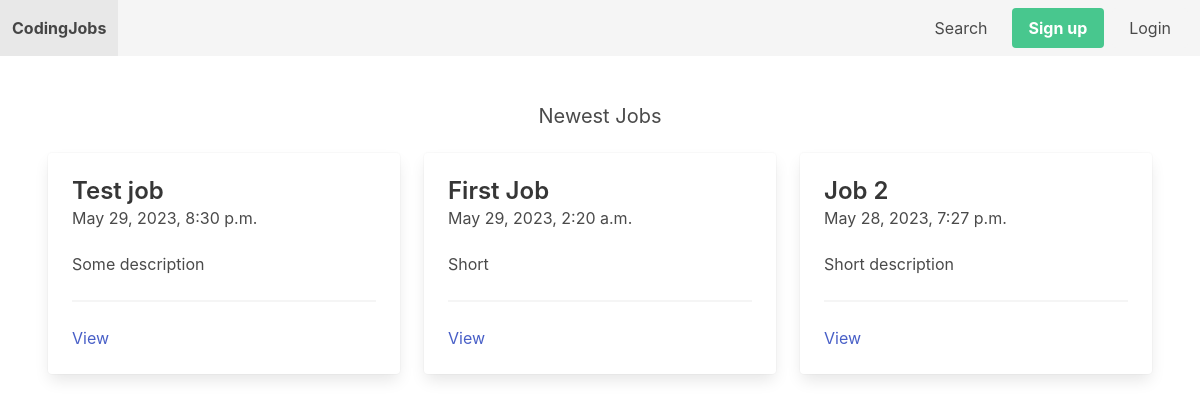
Before: / with the older database file.
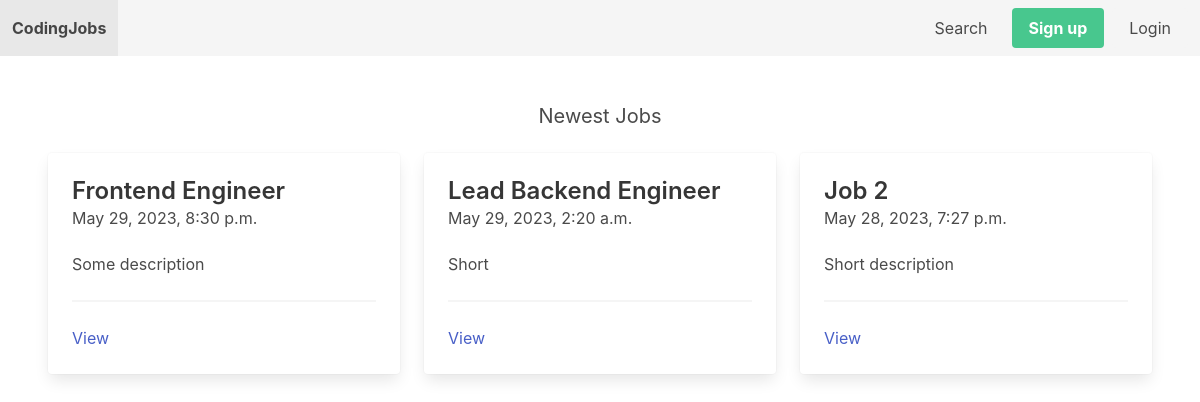
After: the same page with the newer database file.
### apps/job/models.py (models this page shows, shortened)
class Job(models.Model):
    SIZE_1_9 = 'size_1_9'
    SIZE_10_49 = 'size_10_49'
    SIZE_50_99 = 'size_50_99'
    SIZE_100 = 'size_100'
    CHOICES_SIZE = (
        (SIZE_1_9, '1-9'),
        (SIZE_10_49, '10-49'),
        (SIZE_50_99, '50-99'),
        (SIZE_100, '100+'),
    )
    ACTIVE = 'active'
    EMPLOYED = 'employed'
    ARCHIVED = 'archived'
    CHOICES_STATUS = (
        (ACTIVE, 'Active'),
        (EMPLOYED, 'Employed'),
        (ARCHIVED, 'Archived')
    )
    title = models.CharField(max_length=255)
    short_description = models.TextField()
    long_description = models.TextField(blank=True, null=True)
    company_name = models.CharField(max_length=255)
    company_address = models.CharField(max_length=255, blank=True, null=True)
    company_zipcode = models.CharField(max_length=255, blank=True, null=True)
    company_place = models.CharField(max_length=255, blank=True, null=True)
    company_country = models.CharField(max_length=255, blank=True, null=True)
    company_size = models.CharField(max_length=20, choices=CHOICES_SIZE, default=SIZE_1_9)
    created_by = models.ForeignKey(User, related_name='jobs', on_delete=models.CASCADE)
    created_at = models.DateTimeField(auto_now_add=True)
    changed_at = models.DateTimeField(auto_now=True)
    status = models.CharField(max_length=20, choices=CHOICES_STATUS, default=ACTIVE)

### apps/core/views.py (the view)
# urls.py: path('', frontpage, name='frontpage'),
def frontpage(request):
    jobs = Job.objects.filter(status=Job.ACTIVE).order_by('-created_at')[0:3]
    return render(request, 'core/frontpage.html', {'jobs': jobs})

### apps/notification/context_processors.py (called while the page is built)
def notifications(request):
    if request.user.is_authenticated:
        return {'notifications': request.user.notifications.filter(is_read=False)}
    else:
        return{'notifications': []}

### apps/core/templates/core/frontpage.html
{% extends 'core/base.html' %}
{% block content %}
    <h2 class="subtitle has-text-centered">Newest Jobs</h2>
    <div class="columns">
        {% for job in jobs %}
        <div class="column is-4">
            <div class="card">
                <div class="card-content">
                    <div class="media">
                        <div class="media-content">
                            <p class="title is-4">{{ job.title }}</p>
                            <p class="subtitle is-6">{{ job.created_at }}</p>
                        </div>
                    </div>
                    <div class="content">
                        {{ job.short_description}}
                        <hr>
                        <a href="{% url 'job_detail' job.id %}">View</a>
                    </div>
                </div>
            </div>
        </div>
        {% endfor %}
    </div>
{% endblock %}

Changed rows visible on the page:
changed Job "Some description": title "Test job" → "Frontend Engineer"
changed Job "Short": title "First Job" → "Lead Backend Engineer"
